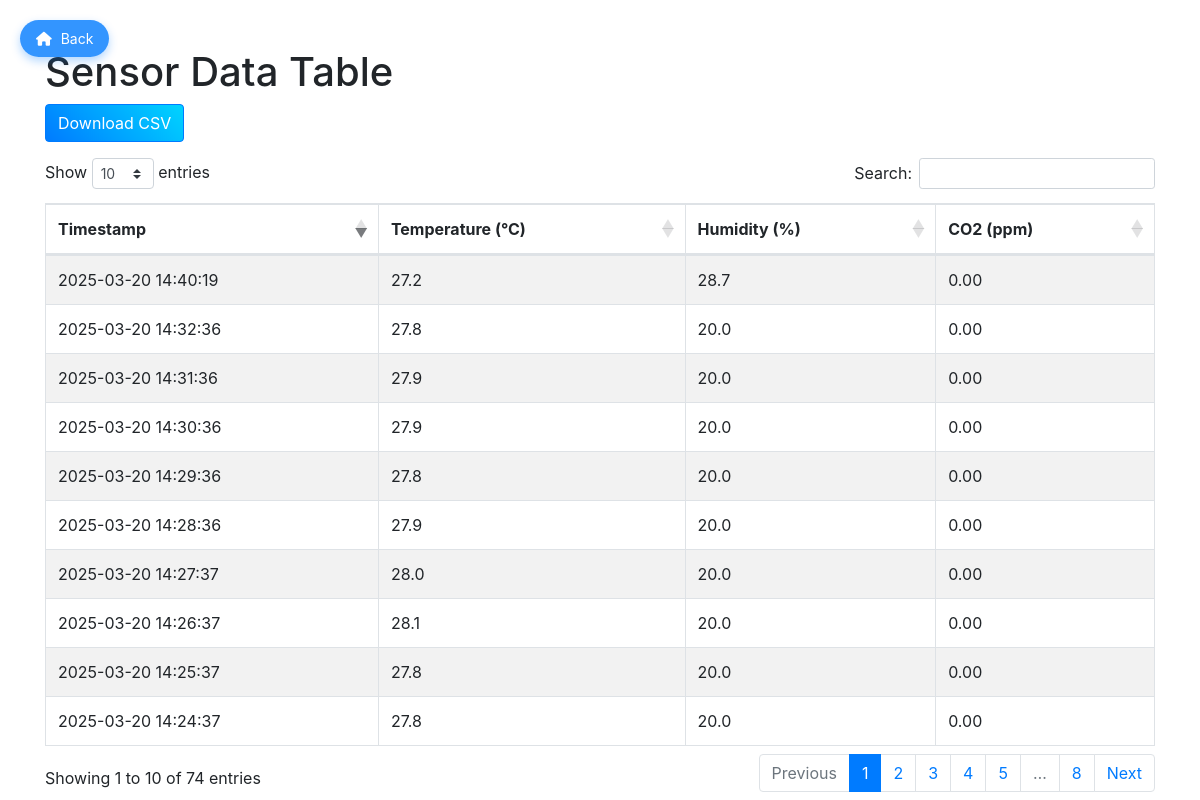
The page /data-table on the database as committed earlier.
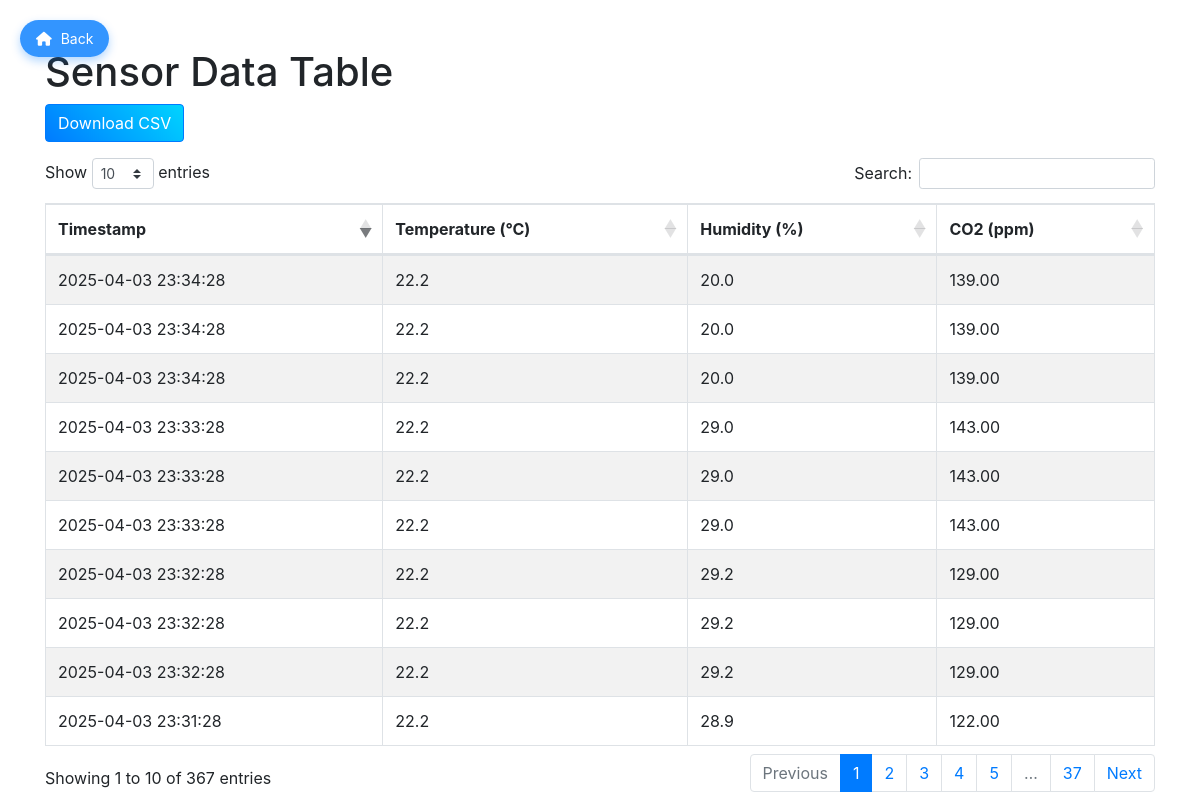
The same page on the database as committed later.
### database.py (models this page shows, shortened)
class SensorData(db.Model):
    id = db.Column(db.Integer, primary_key=True)
    temperature = db.Column(db.Float, nullable=False)
    humidity = db.Column(db.Float, nullable=False)
    co2 = db.Column(db.Float, nullable=False)  # Add CO2 column
    timestamp = db.Column(db.DateTime, default=db.func.current_timestamp(), nullable=False)

### app.py (the view)
@app.route('/data-table')
def data_table():
    sensor_data = SensorData.query.order_by(SensorData.timestamp.desc()).all()
    critical_data = CriticalData.query.first()
    critical_value = critical_data.temperature if critical_data else float('inf')
    return render_template('data_table.html', sensor_data=sensor_data, critical_value=critical_value)

### templates/data_table.html (shortened to what this page needs)
<!DOCTYPE html>
<html lang="en">
<head>
    <link rel="stylesheet" href="https://stackpath.bootstrapcdn.com/bootstrap/4.3.1/css/bootstrap.min.css">
    <link rel="stylesheet" href="https://cdn.datatables.net/1.10.21/css/dataTables.bootstrap4.min.css">
    <link rel="stylesheet" href="https://cdnjs.cloudflare.com/ajax/libs/font-awesome/6.0.0-beta3/css/all.min.css">
</head>
<body>
<a href="/" class="back-button"><i class="fas fa-home"></i> Back</a>
    <div class="container mt-5">
        <h1>Sensor Data Table</h1>
        <a href="/download-csv" class="btn btn-primary mb-3" style="background-image:linear-gradient(45deg, #007bff, #00d4ff); color: white;">Download CSV</a>
        <table id="sensorTable" class="table table-striped table-bordered">
            <thead>
                <tr>
                    <th>Timestamp</th>
                    <th>Temperature (°C)</th>
                    <th>Humidity (%)</th>
                    <th>CO2 (ppm)</th>
                </tr>
            </thead>
            <tbody>
                {% for data in sensor_data %}
                <tr>
                    <td>{{ data.timestamp }}</td>
                    <td class="{% if data.temperature > 30 %}critical-temperature{% endif %}">{{ data.temperature }}</td>
                    <td class="{% if data.humidity > 60 %}critical-humidity{% endif %}">{{ data.humidity }}</td>
                    <td>{{ "%.2f" | format(data.co2) }}</td>
                </tr>
                {% endfor %}
            </tbody>
        </table>
    </div>
</body>
</html>

Rows that differ between the two databases and show on the page:
no longer on this page (row unchanged): SensorData: timestamp "2025-03-20 14:40:19", temperature "27.2", humidity "28.7", co2 "0.00"
no longer on this page (row unchanged): SensorData: timestamp "2025-03-20 14:32:36", temperature "27.8", humidity "20.0", co2 "0.00"
no longer on this page (row unchanged): SensorData: timestamp "2025-03-20 14:31:36", temperature "27.9", humidity "20.0", co2 "0.00"
no longer on this page (row unchanged): SensorData: timestamp "2025-03-20 14:30:36", temperature "27.9", humidity "20.0", co2 "0.00"
no longer on this page (row unchanged): SensorData: timestamp "2025-03-20 14:29:36", temperature "27.8", humidity "20.0", co2 "0.00"
no longer on this page (row unchanged): SensorData: timestamp "2025-03-20 14:28:36", temperature "27.9", humidity "20.0", co2 "0.00"
no longer on this page (row unchanged): SensorData: timestamp "2025-03-20 14:27:37", temperature "28.0", humidity "20.0", co2 "0.00"
no longer on this page (row unchanged): SensorData: timestamp "2025-03-20 14:26:37", temperature "28.1", humidity "20.0", co2 "0.00"
no longer on this page (row unchanged): SensorData: timestamp "2025-03-20 14:25:37", temperature "27.8", humidity "20.0", co2 "0.00"
no longer on this page (row unchanged): SensorData: timestamp "2025-03-20 14:24:37", temperature "27.8", humidity "20.0", co2 "0.00"
added SensorData: timestamp "2025-04-03 23:34:28", temperature "22.2", humidity "20.0", co2 "139.00"
added SensorData: timestamp "2025-04-03 23:34:28", temperature "22.2", humidity "20.0", co2 "139.00"
added SensorData: timestamp "2025-04-03 23:34:28", temperature "22.2", humidity "20.0", co2 "139.00"
added SensorData: timestamp "2025-04-03 23:33:28", temperature "22.2", humidity "29.0", co2 "143.00"
added SensorData: timestamp "2025-04-03 23:33:28", temperature "22.2", humidity "29.0", co2 "143.00"
added SensorData: timestamp "2025-04-03 23:33:28", temperature "22.2", humidity "29.0", co2 "143.00"
added SensorData: timestamp "2025-04-03 23:32:28", temperature "22.2", humidity "29.2", co2 "129.00"
added SensorData: timestamp "2025-04-03 23:32:28", temperature "22.2", humidity "29.2", co2 "129.00"
added SensorData: timestamp "2025-04-03 23:32:28", temperature "22.2", humidity "29.2", co2 "129.00"
added SensorData: timestamp "2025-04-03 23:31:28", temperature "22.2", humidity "28.9", co2 "122.00"
Other text that changed with them:
text written by a page script: "Show entries Search: Showing 1 to 10 of 74 entries Previous 1 2 3 4 5 … 8 Next" → "Show entries Search: Showing 1 to 10 of 367 entries Previous 1 2 3 4 5 … 37 Next"
